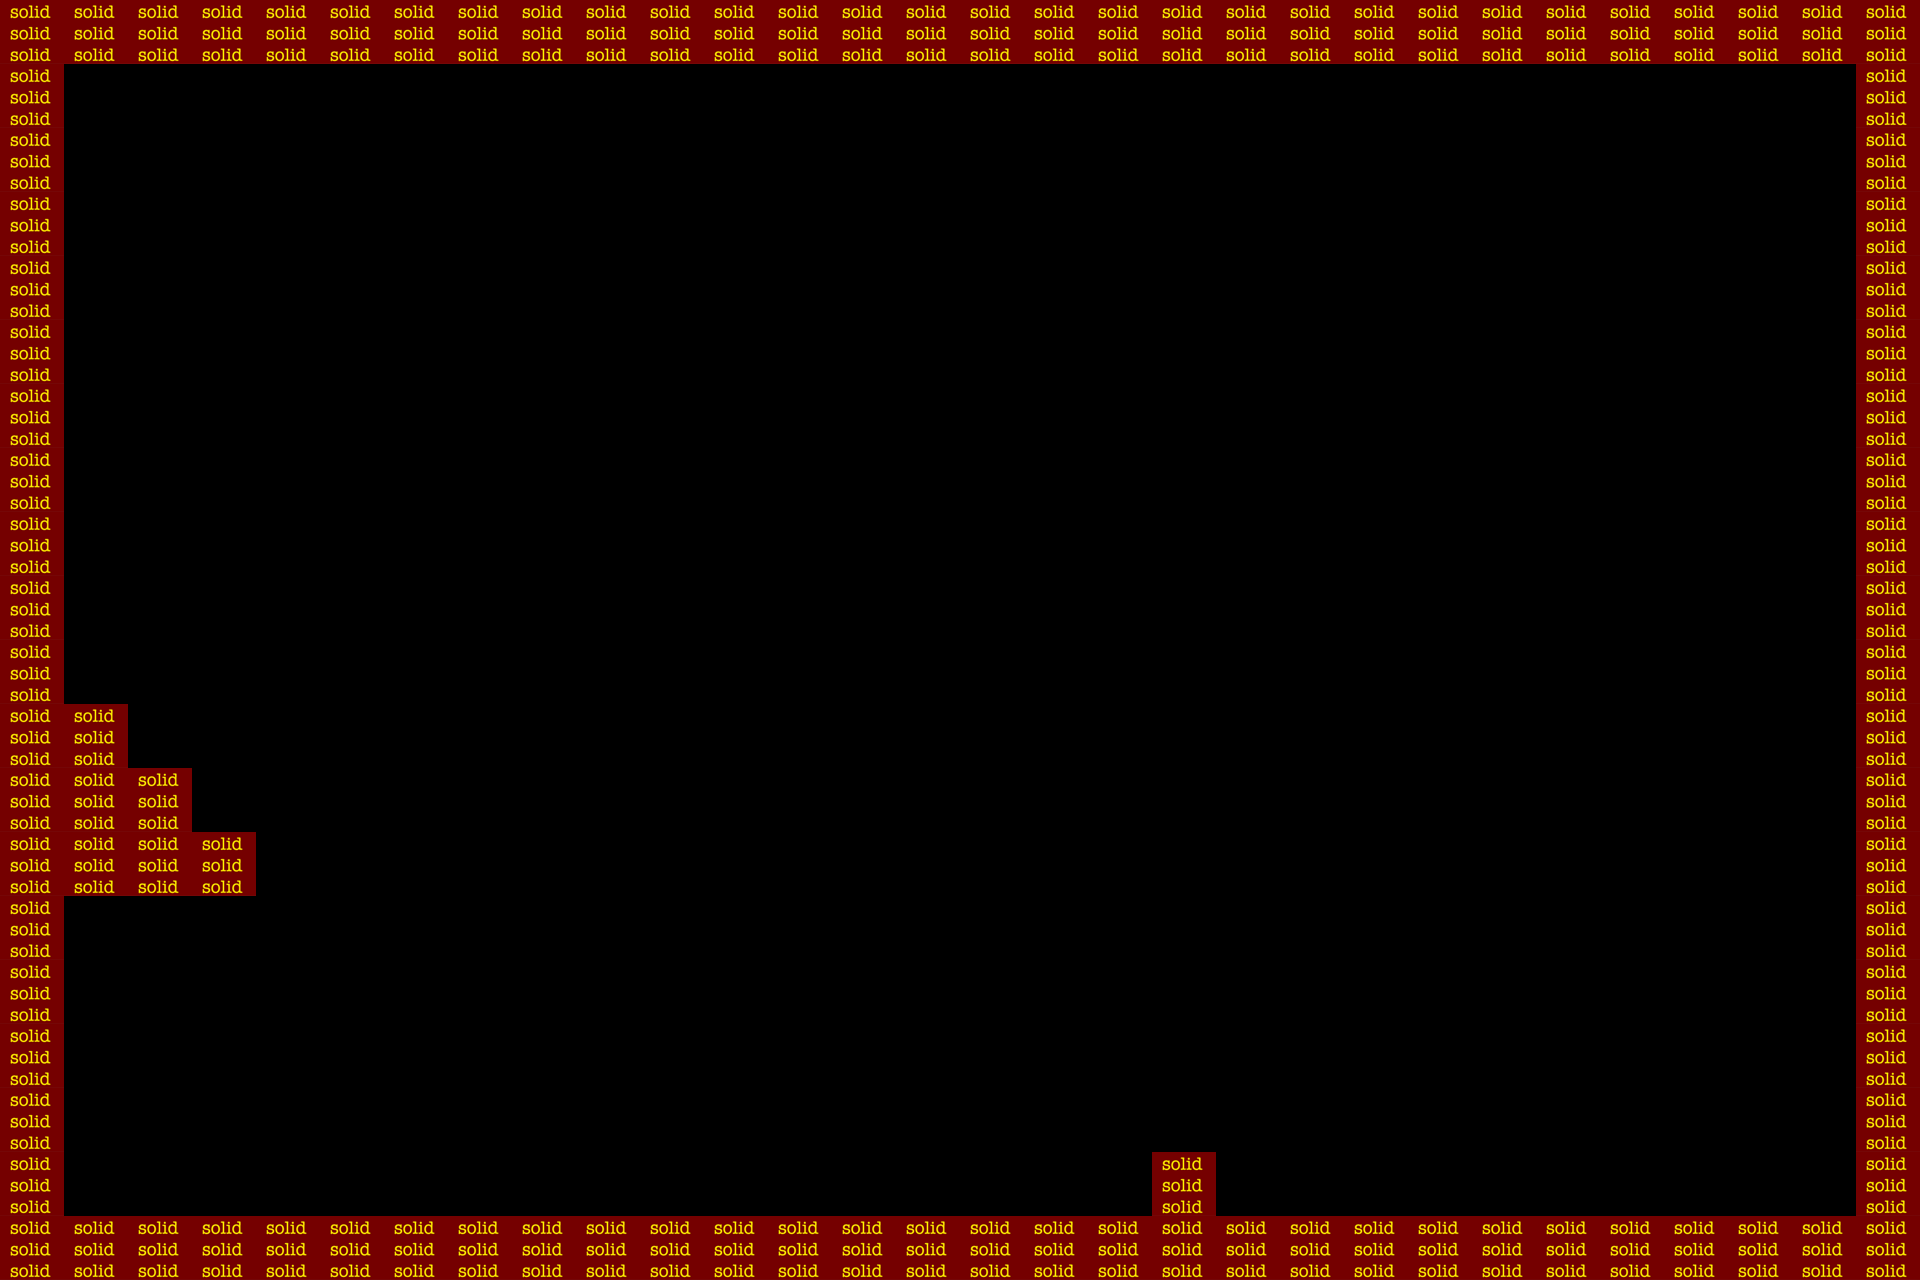

Rendered tile map (Tiled .tmx) drawn with the repository's tilesets; below, a short description and the map source with its tile grids summarised:
An orthogonal 30x20 tile map with 64x64 px tiles, 1 tile layer (propertiesLayer) and 17 objects (spawn, end).

<map version="1.0" orientation="orthogonal" renderorder="right-down" width="30" height="20" tilewidth="64" tileheight="64" nextobjectid="268">
 <properties>
  <property name="Gravity" value="-980" />
  <property name="GroundFriction" value="120" />
  <property name="Image" value="testPlanet.png" />
  <property name="Name" value="TIERRA" />
 </properties>
 <tileset firstgid="1" name="properties" tilewidth="64" tileheight="64" tilecount="10">
  <image source="propertiesTiles.png" width="320" height="128" />
  <tile id="0">
   <properties>
    <property name="solid" value="true" />
   </properties>
  </tile>
 </tileset>
 <objectgroup name="objects">
  <object id="1" name="spawn" x="192" y="944" />
  <object id="221" name="end" x="1792" y="1152">
   <ellipse />
  </object>
 </objectgroup>
 <layer name="propertiesLayer" width="30" height="20">
  <data>[600 cells, 103 non-empty, 1 distinct tile ids]</data>
 </layer>
 <objectgroup name="platforms" />
 <objectgroup name="tips" />
 <objectgroup name="coins">
  <object id="252" x="960" y="1152">
   <ellipse />
  </object>
  <object id="253" x="1024" y="1152">
   <ellipse />
  </object>
  <object id="254" x="1088" y="1152">
   <ellipse />
  </object>
  <object id="255" x="1184" y="1088">
   <ellipse />
  </object>
  <object id="256" x="1280" y="1152">
   <ellipse />
  </object>
  <object id="257" x="1136" y="1120">
   <ellipse />
  </object>
  <object id="258" x="1248" y="1120">
   <ellipse />
  </object>
  <object id="259" x="1536" y="1152">
   <ellipse />
  </object>
  <object id="261" x="1600" y="1152">
   <ellipse />
  </object>
  <object id="262" x="1664" y="1152">
   <ellipse />
  </object>
  <object id="263" x="1728" y="1152">
   <ellipse />
  </object>
  <object id="264" x="1664" y="1088">
   <ellipse />
  </object>
  <object id="265" x="1664" y="1216">
   <ellipse />
  </object>
  <object id="266" x="1696" y="1120">
   <ellipse />
  </object>
  <object id="267" x="1696" y="1184">
   <ellipse />
  </object>
 </objectgroup>
</map>
